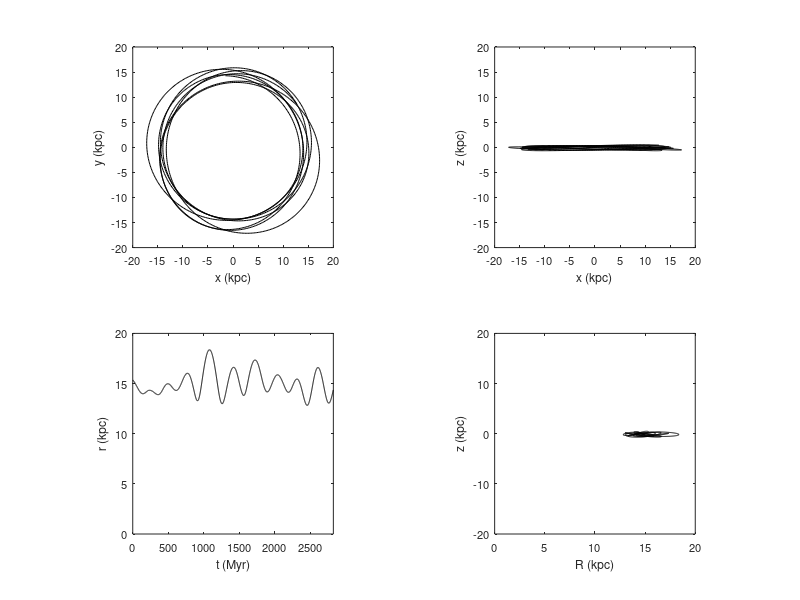

Source code (MATLAB):
clear all
close all

data = load('ax_coeff.dat');

whitebg('w')

t = data(:,1);

x = data(:,12);
y = data(:,13);
z = data(:,14);

v_x = data(:,15);
v_y = data(:,16);
v_z = data(:,17);

R = sqrt(x.^2+y.^2);
r = sqrt(x.^2+y.^2+z.^2);



subplot(2,2,1), plot(x,y,'k')

xlabel('x (kpc)','fontsize',9)
ylabel('y (kpc)','fontsize',9)
axis([-20 20 -20 20])
set(gca,'xtick',(-20:5:20),'ytick',(-20:5:20),'fontsize',8)
axis square


subplot(2,2,2), plot(x,z,'k')

xlabel('x (kpc)','fontsize',9)
ylabel('z (kpc)','fontsize',9)
axis([-20 20 -20 20])
set(gca,'xtick',(-20:5:20),'ytick',(-20:5:20),'fontsize',8)
axis square


subplot(2,2,3), plot(t,r,'k')

xlabel('t (Myr)','fontsize',9)
ylabel('r (kpc)','fontsize',9)
axis([0 max(t) 0 20])
set(gca,'ytick',(0:5:20),'fontsize',8)
axis square


subplot(2,2,4), plot(R,z,'k')

xlabel('R (kpc)','fontsize',9)
ylabel('z (kpc)','fontsize',9)
axis square
axis([0 20 -20 20])
set(gca,'fontsize',8)



